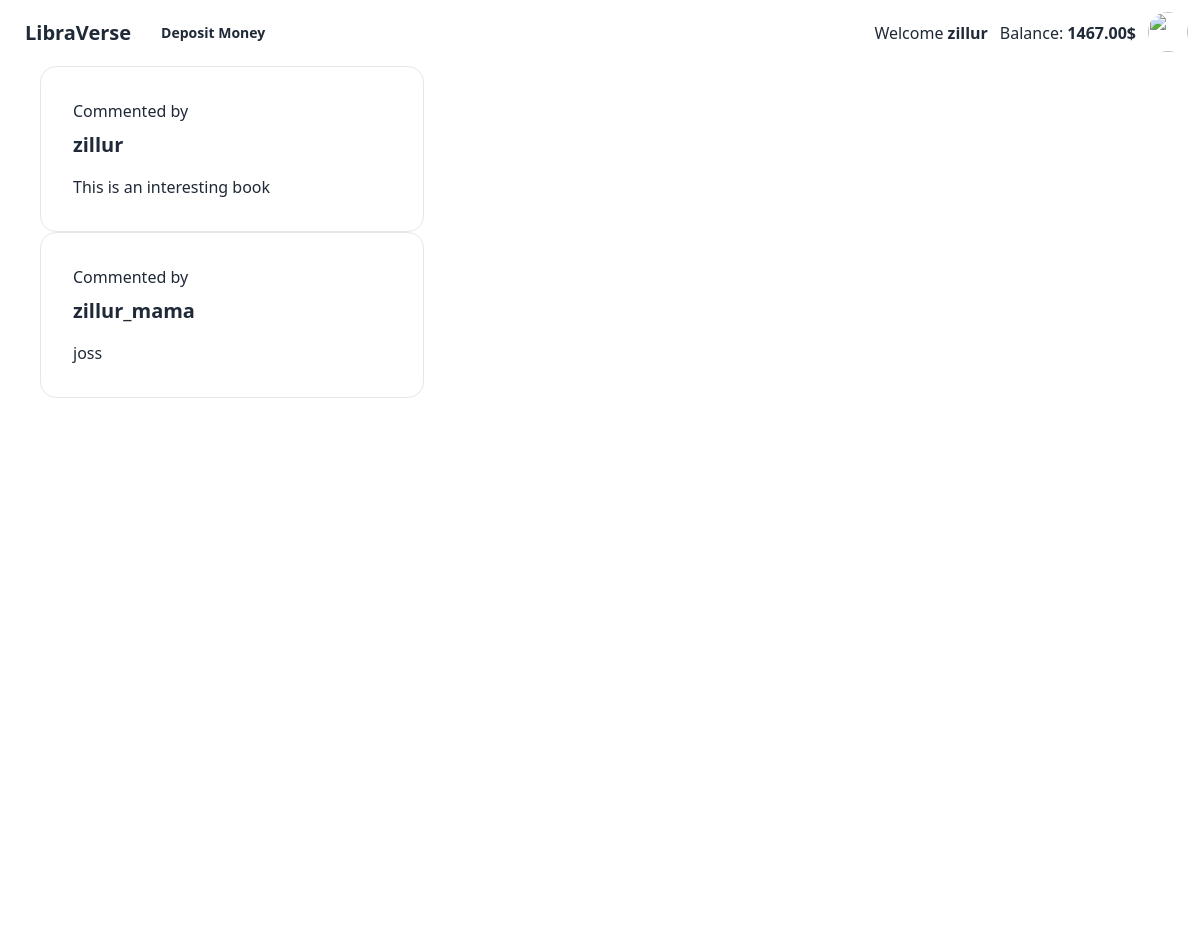
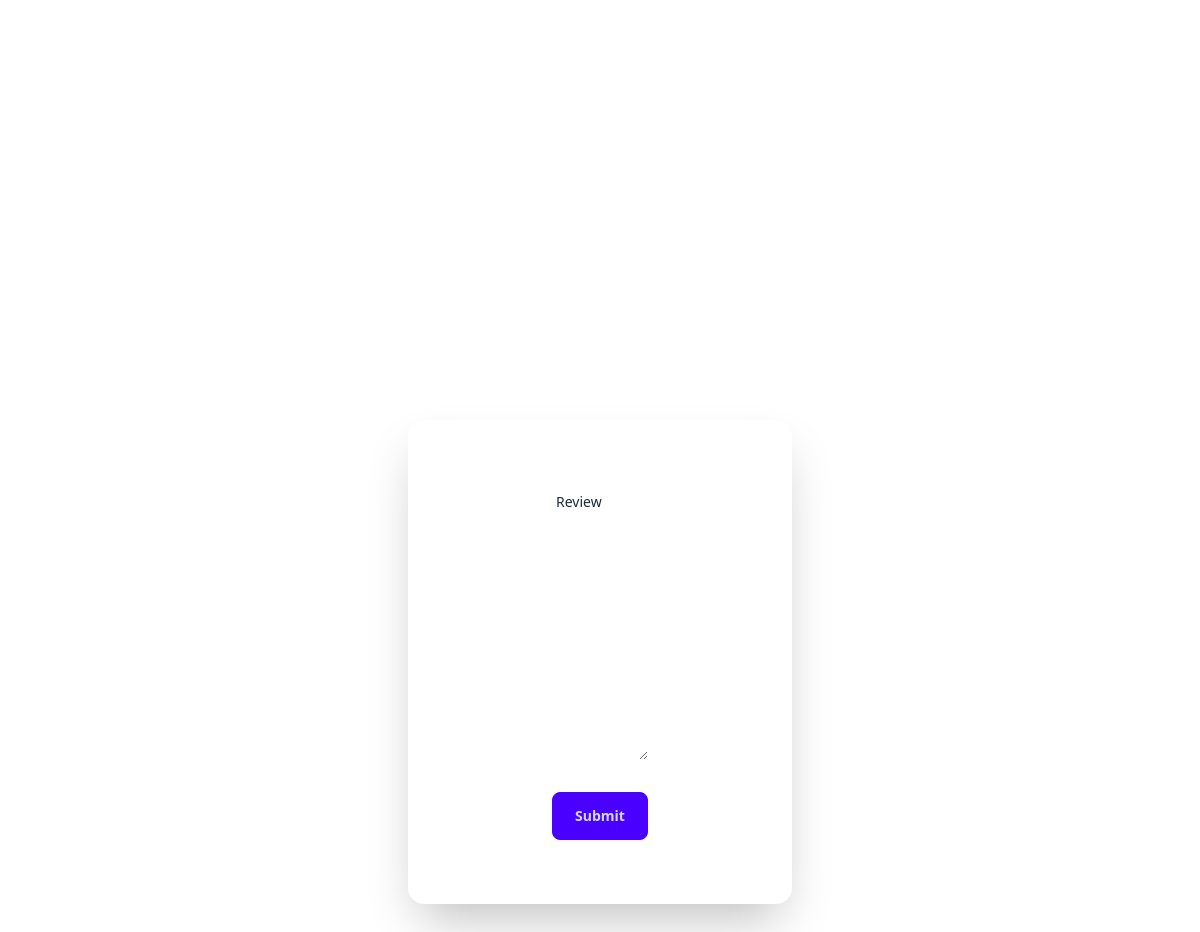
The page /book/review/4 (signed in) on the database its author committed (2 pictures, top to bottom).
### users/models.py (models this page shows, shortened)
class Account(models.Model):
    user = models.OneToOneField(User, on_delete=models.CASCADE)
    first_name = models.CharField(max_length=100, blank=True, null=True)
    last_name = models.CharField(max_length=100, blank=True, null=True)
    profile_image = models.FileField(upload_to='users/uploads')
    shipping_address = models.CharField(max_length=200)
    balance = models.DecimalField(decimal_places=2, max_digits=12, default=0, blank=True, null=True)

### books/models.py (models this page shows, shortened)
class Review(models.Model):
    user = models.OneToOneField(User, on_delete=models.CASCADE)
    book = models.ForeignKey(Book, on_delete=models.CASCADE)
    description = models.TextField()

### books/views.py (the view)
# urls.py: path('review/<int:id>', review_page, name="review"),
def review_page(request, id):
    form  = ReviewForm(request.POST)
    book = Book.objects.get(id=id)
    data = Review.objects.filter(book=book)
    return render(request, 'review.html', {'form': form, 'id': id, 'data': data})

### books/forms.py
class ReviewForm(forms.ModelForm):
    class Meta:
        model = Review
        fields = ['description']
        widget = {
            'description': forms.Textarea(attrs={'class': 'textarea textarea-bordered'})
        }

### books/templates/review.html (shortened to what this page needs)
{% extends "base.html" %}
{% block content %}
<div>
    {% for dt in data %}
    <div class="card w-96 border mx-10">
        <div class="card-body">
            <p class="flex">
                Commented by
                <h2 class="card-title">{{dt.user.username}}</h2>
            </p>
          <p>{{dt.description}}</p>
        </div>
      </div>
      {% endfor %}
</div>
    <div class="hero min-h-screen">
        <div class="hero-content flex-col">
          <div class="card shrink-0 w-full max-w-sm shadow-2xl bg-base-100 px-28 py-8">
            <form action="{% url 'post_review' id %}" method="post" class="card-body">
              <div class="form-control">
                <label class="label">
                  <span class="label-text">Review</span>
                </label>
                {{form.description}}
              </div>
              <div class="form-control mt-6">
                <button type="submit" class="btn btn-primary">Submit</button>
              </div>
            </form>
          </div>
        </div>
      </div>
{% endblock %}

### templates/base.html (shortened to what this page needs)
<!DOCTYPE html>
<html lang="en"data-theme="light">
<head>
    <link rel="stylesheet" href="https://unpkg.com/tailwindcss@2.0.1/dist/tailwind.min.css">
    <link href="https://cdn.jsdelivr.net/npm/daisyui@4.12.2/dist/full.min.css" rel="stylesheet" type="text/css" />
</head>
<body>
  <div class="navbar bg-base-100">
    <div class="flex-1 items-center">
      <a href="{% url 'homepage' %}" class="btn btn-ghost text-xl">LibraVerse</a>
      <a href="{% url 'deposit' %}" class="btn btn-ghost btn-sm">Deposit Money</a>
    </div>
    <div class="flex-none gap-2">
      {% if request.user.is_authenticated %}
      <div class="flex">
        <h3 class="mx-3">Welcome <b>{{user.username}}</b></h3>
        <h3>Balance: <b>{{user.account.balance}}$</b></h3>
      </div>
      <div class="dropdown dropdown-end">
        <div tabindex="0" role="button" class="btn btn-ghost btn-circle avatar">
          <div class="w-10 rounded-full">
            <img src="https://cdn-icons-png.flaticon.com/128/456/456212.png" />
          </div>
        </div>
        {% else %}
        <div class="flex">
          <a class="btn btn-sm btn-neutral" href="{% url 'register' %}">Register</a>
          <p class="mx-2">|</p>
          <a class="btn btn-sm btn-neutral" href="{% url 'login' %}">Login</a>
        </div>
        {% endif %}
      </div>
    </div>
  </div>
    {% block content %}
    {% endblock %}
    <script src="https://cdn.tailwindcss.com"></script>
</body>
</html>

### rows shown on the page
Review: user.username "zillur", description "This is an interesting book"
Review: user.username "zillur_mama", description "joss"

### other values the page prints
{{ user.username }} "zillur"
{{ user.account.balance }} "1467.00"
